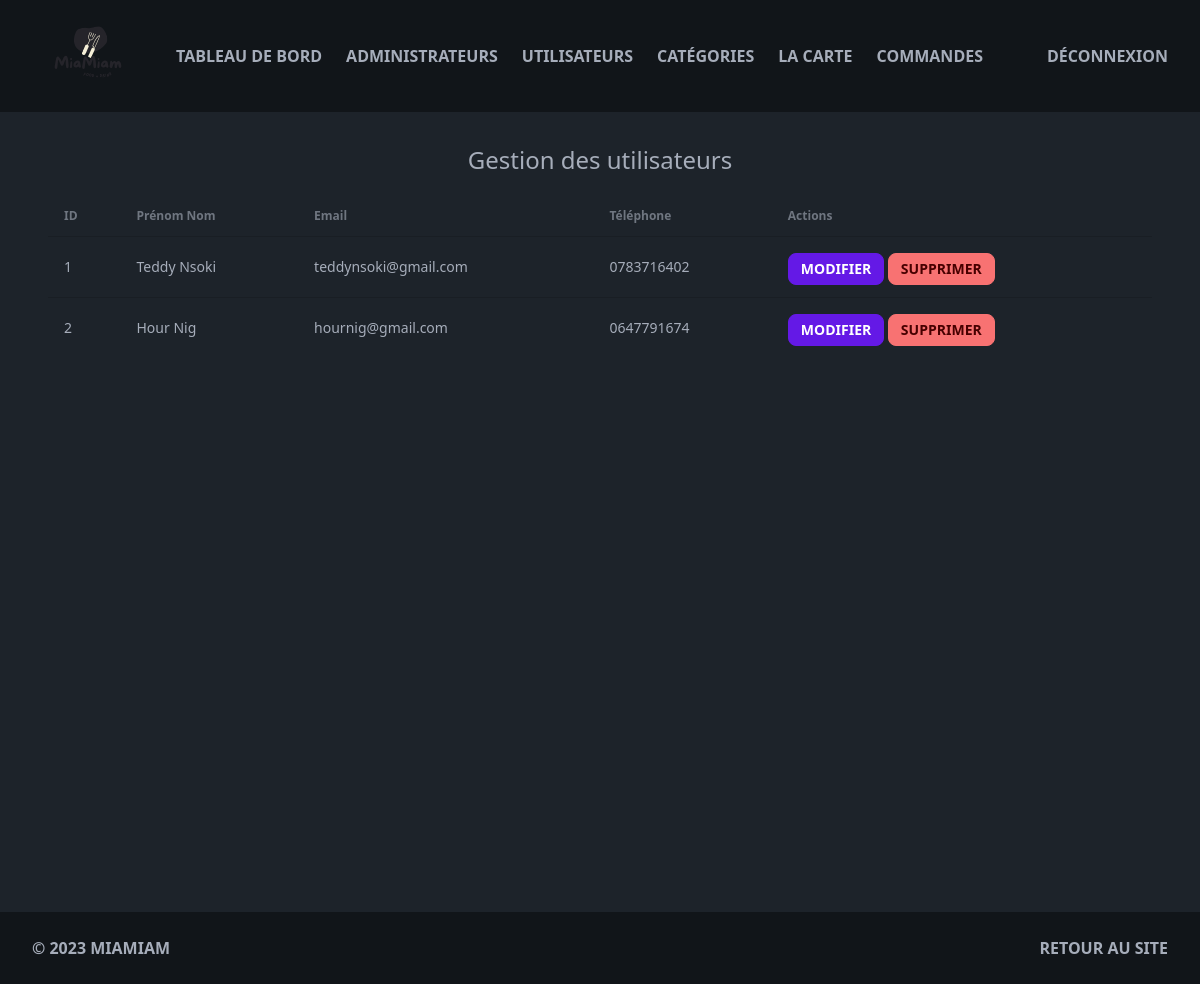
/admin/manage-user.php (signed in), run on the app's committed database.
### tables this page shows
CREATE TABLE IF NOT EXISTS `user` (
  `id` int NOT NULL AUTO_INCREMENT,
  `email` varchar(255) NOT NULL,
  `password` varchar(255) NOT NULL,
  `phone` char(10) NOT NULL,
  `first_name` varchar(255) NOT NULL,
  `last_name` varchar(255) NOT NULL,
  PRIMARY KEY (`id`)
);

### admin/manage-user.php (the view, shortened to what this page needs)
<?php include('partials/menu.php'); ?>
<?php session_start();
require("../connection.php");
try {
    $sql = "SELECT * FROM user";
    $results = $conn->query($sql)->fetchAll();
    $nb = 1;
} catch (PDOException $e) {
    echo $e->getMessage();
}
?>
<!doctype html>
<html>
<head>
</head>
<body>
    <main class="mx-auto min-h-screen max-w-screen-xl px-12 py-8">
        <div class="wrapper">
            <h1 class="text-2xl text-center mb-5">Gestion des utilisateurs</h1>
            <table class="table">
                <thead>
                    <tr>
                        <th>ID</th>
                        <th>Prénom Nom</th>
                        <th>Email</th>
                        <th>Téléphone</th>
                        <th>Actions</th>
                    </tr>
                </thead>
                <tbody>
                    <?php foreach ($results as $result) { ?>
                        <tr>
                            <td>
                                <?php echo $nb++; ?>
                            </td>
                            <td>
                                <?php echo $result["first_name"]; ?> <?php echo $result["last_name"]; ?>
                            </td>
                            <td>
                                <?php echo $result["email"]; ?>
                            </td>
                            <td>
                                <?php echo $result["phone"]; ?>
                            </td>
                            <td>
                                <div class="space-y-1">
                                    <a href="update-user.php?id=<?php echo $result["id"]; ?>" class="btn btn-sm btn-primary">Modifier</a>
                                    <a href="delete-user.php?id=<?php echo $result["id"]; ?>" class="btn btn-sm btn-error">Supprimer</a>
                                </div>
                            </td>
                        </tr>
                    <?php } ?>
                </tbody>
            </table>
        </div>
    </main>
</body>
</html>
<?php include('partials/footer.php'); ?>

### data on the page
user: first_name "Teddy", last_name "Nsoki", email "teddynsoki@gmail.com", phone "0783716402"
user: first_name "Hour", last_name "Nig", email "hournig@gmail.com", phone "0647791674"
